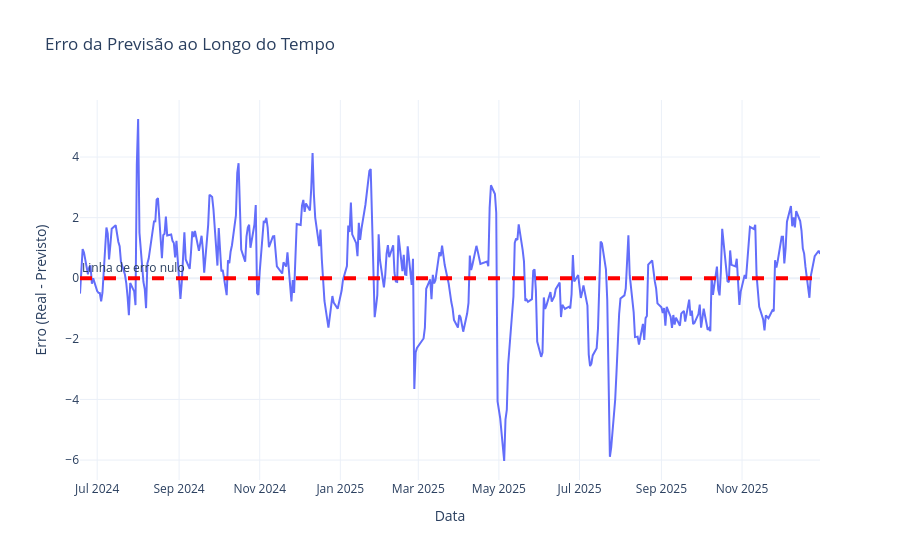

Write notebook code for a chart like this one.
### Code cell
fig = go.Figure()

fig.add_trace(go.Scatter(
    x=df_plot['Date'],
    y=df_plot['Erro'],
    mode='lines',
    name='Erro'
))

fig.update_layout(
    title='Erro da Previsão ao Longo do Tempo',
    xaxis_title='Data',
    yaxis_title='Erro (Real - Previsto)',
    template='plotly_white'
)

fig.add_hline(
    y=0,
    line_dash="dash",
    line_color="red",
    line_width=4,
    annotation_text="Linha de erro nulo",
    annotation_position="top left"
)

fig.show()

### Figure 1 — Plotly figure (JSON) as saved in the notebook; plotly's stock layout.template omitted (floating-point values rounded to 4 significant figures; data arrays with more than 128 entries replaced by an {"elided": "..."} marker saying what was removed)
{"data": [{"mode": "lines", "name": "Erro", "type": "scatter", "x": {"elided": "386 str values"}, "y": {"elided": "386 float values"}}], "layout": {"annotations": [{"showarrow": false, "text": "Linha de erro nulo", "x": 0, "xanchor": "left", "xref": "x domain", "y": 0, "yanchor": "bottom", "yref": "y"}], "shapes": [{"line": {"color": "red", "dash": "dash", "width": 4}, "type": "line", "x0": 0, "x1": 1, "xref": "x domain", "y0": 0, "y1": 0, "yref": "y"}], "title": {"text": "Erro da Previsão ao Longo do Tempo"}, "xaxis": {"title": {"text": "Data"}}, "yaxis": {"title": {"text": "Erro (Real - Previsto)"}}}}
